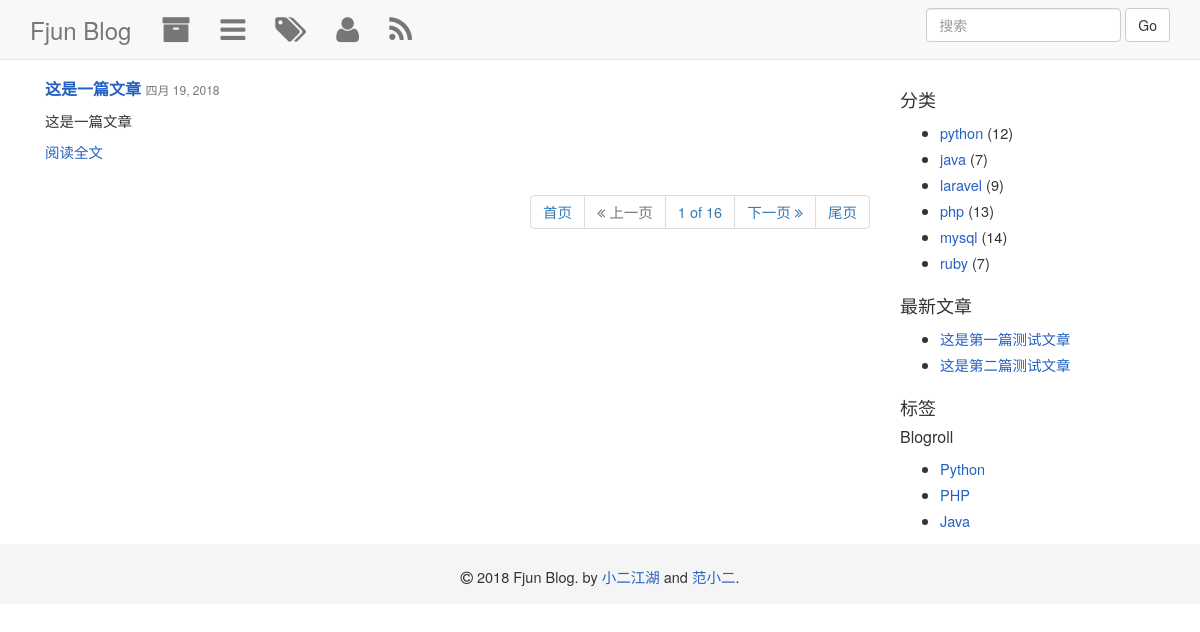
The app's page /, older data.
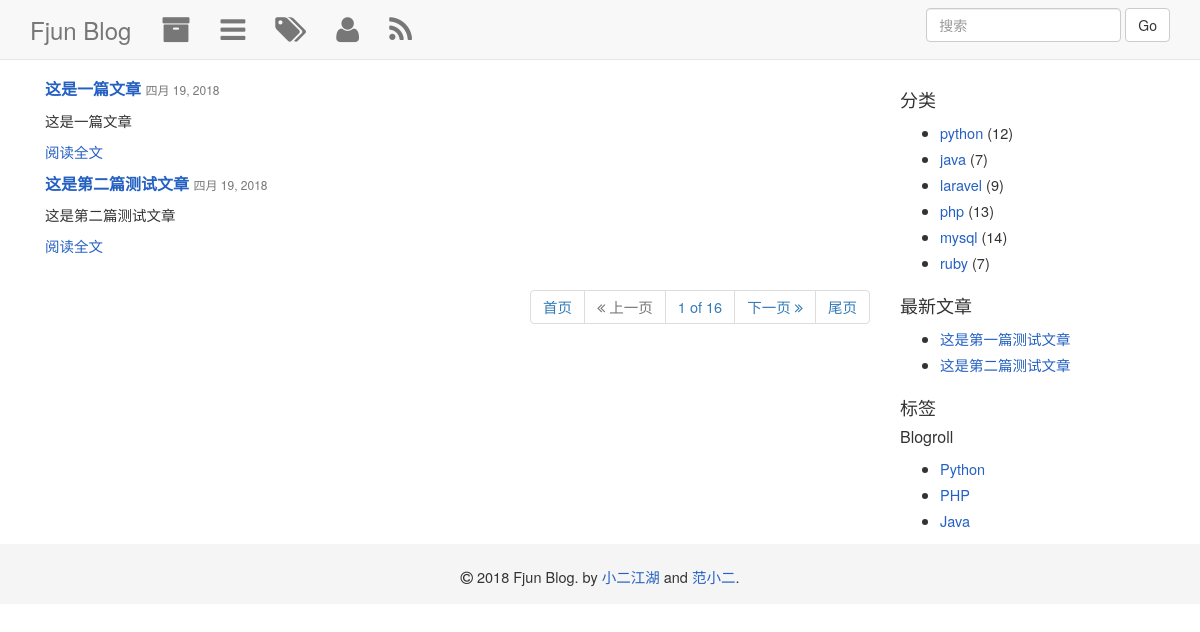
The same page, newer data.
### blog/models.py (models this page shows, shortened)
@python_2_unicode_compatible
class Article(models.Model):
    title = models.CharField(max_length=100)
    content = models.TextField()
    abstract = models.CharField(max_length=200, blank=True)
    category = models.ForeignKey(Category)
    tags = models.ManyToManyField(Tag, blank=True)
    author = models.ForeignKey(User)
    create_at = models.DateField()
    update_at = models.DateField()
    def get_absolute_url(self):
        return reverse('blog:detail', kwargs={'pk':self.pk})

### blog/views.py (the view)
# urls.py: url(r'^$', views.index, name='index'),
def index(request):
    article_list = Article.objects.all().order_by('-create_at')
    return render(request, 'blog/index.html', context={'article_list':article_list})

### templates/blog/index.html (shortened to what this page needs)
{% extends "public.html" %}
  {% block main %}
          <div class="container">
           <div class="col-md-9">
    {% for article in article_list %}
      <div id="home-post article-{{ article.pk }}">
        <h4>
          <a href="{{ article.get_absolute_url }}">
              <strong>{{ article.title }}</strong>
          </a>
              <small>{{ article.create_at }}</small>
        </h4>
        <div id="home-post-text">
           {{ article.abstract | safe}}
        </div>
        <p><a href="{{ article.get_absolute_url }}">阅读全文</a></p>
      </div>
      {% empty %}
      <div class="no-post">
          暂时没有发布文章
      </div>
    {% endfor %}
    <div class="pagination pull-right">
      <li><a href="/">首页</a></li>
        <li class="disabled"><a><i class="fa fa-angle-double-left"></i> 上一页</a></li>
      <li><a>1 of 16</a></li>
      <li class="next"><a  href="/page2/">下一页 <i class="fa fa-angle-double-right"></i></a></li>
      <li><a  href="/page16/">尾页</a></li>
    </div>
</div>
<div class="col-md-3 visible-lg visible-md">
<section>
  <h3>分类</h3>
  <ul>
    <li><a href="/categories.html#python">python</a>  (12)</li>
    <li><a href="/categories.html#scala">java</a>  (7)</li>
    <li><a href="/categories.html#search-engine">laravel</a>  (9)</li>
    <li><a href="/categories.html#spark">php</a>  (13)</li>
    <li><a href="/categories.html#web">mysql</a>  (14)</li>
    <li><a href="/categories.html#work">ruby</a>  (7)</li>
  </ul>
</section>
  <section>
  <h3>最新文章</h3>
  <ul>
    <li><a href="/2016/04/21/mybatis-sqlSession-source-code.html" title="这是第一篇测试文章">这是第一篇测试文章</a></li>
    <li><a href="/2016/04/21/how-to-parse-mybatis-configuration.html" title="这是第二篇测试文章">这是第二篇测试文章</a></li>
  </ul>
</section>
<section>
  <h3>标签</h3>
</section>
<section>
<h4>Blogroll</h3>
<ul>
  <li><a href="http://blog.javachen.com/" title="JavaChen Blog">Python</a></li>
  <li><a href="/sitemap.xml" title="JavaChen Sitemap">PHP</a></li>
  <li><a href="http://blog.jassassin.com/" title="Eagle's Blog">Java</a></li>
</ul>
</section>
</div>
<div class="clearfix"></div>
          </div>
{% endblock %}

Row changes from the older to the newer data that the page shows:
added Article: title "这是第二篇测试文章", create_at "四月 19, 2018", abstract "这是第二篇测试文章"
